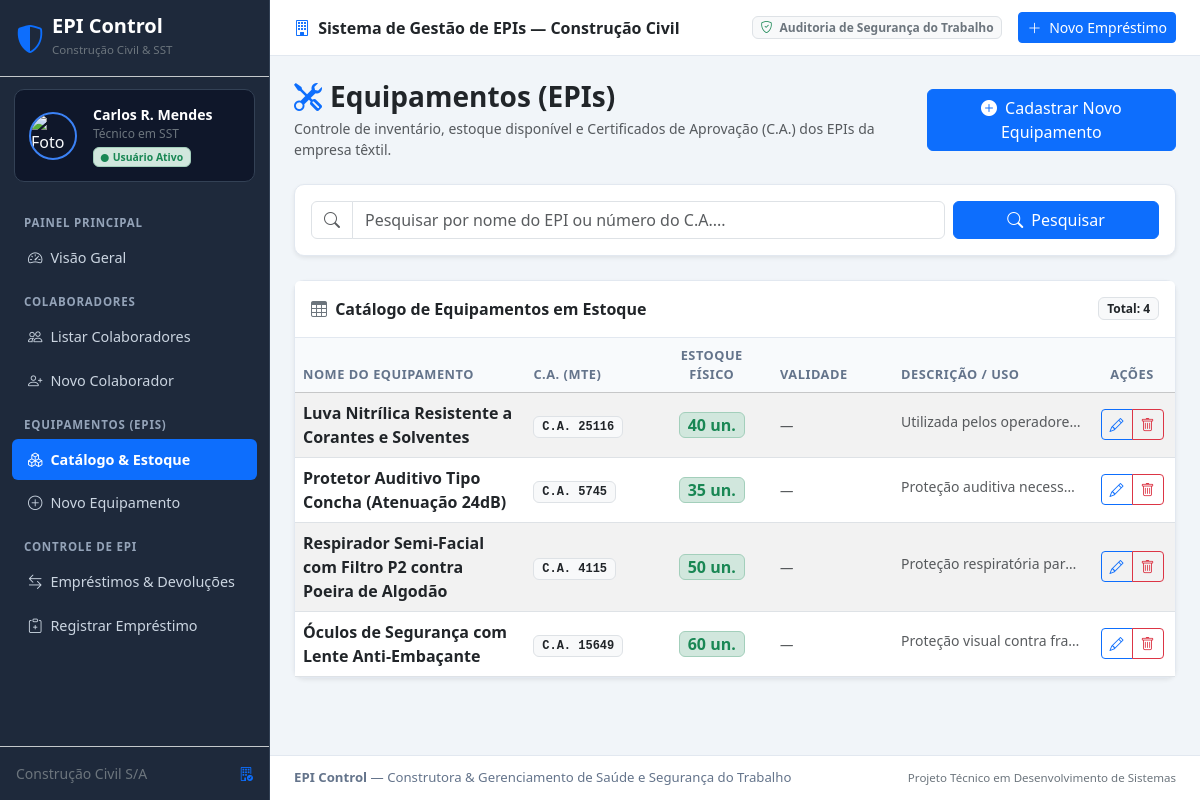
The app's page /equipamentos/, older data.
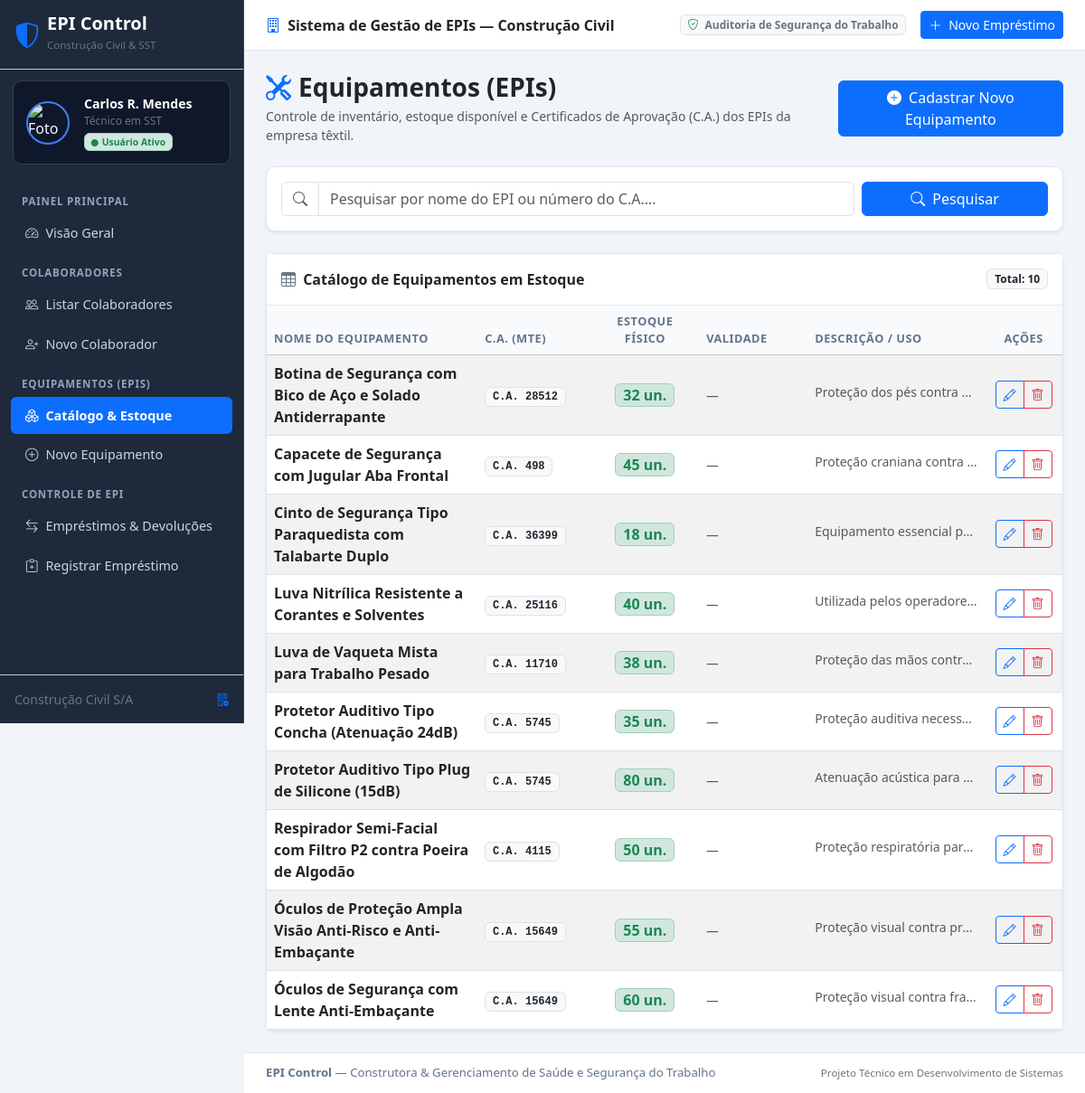
The same page, newer data.
### core/models.py (models this page shows, shortened)
class EPI(models.Model):
    nome = models.CharField(max_length=150, verbose_name="Nome do Equipamento")
    descricao = models.TextField(blank=True, null=True, verbose_name="Descrição")
    certificado_aprovacao = models.CharField(
        max_length=50,
        blank=True,
        null=True,
        verbose_name="Certificado de Aprovação (CA)",
        help_text="Número do C.A. emitido pelo Ministério do Trabalho."
    )
    quantidade_estoque = models.IntegerField(default=0, verbose_name="Quantidade em Estoque")
    validade = models.DateField(blank=True, null=True, verbose_name="Validade do Equipamento / C.A.")
    criado_em = models.DateTimeField(auto_now_add=True, verbose_name="Criado em")
    atualizado_em = models.DateTimeField(auto_now=True, verbose_name="Atualizado em")
    class Meta:
        verbose_name = "EPI"
        verbose_name_plural = "EPIs"
        ordering = ['nome']

### core/views.py (the view)
# urls.py: path('equipamentos/', views.epi_list, name='epi_list'),
def epi_list(request):
    termo_busca = request.GET.get('q', '').strip()
    if termo_busca:
        epis = EPI.objects.filter(
            Q(nome__icontains=termo_busca) |
            Q(certificado_aprovacao__icontains=termo_busca) |
            Q(descricao__icontains=termo_busca)
        )
    else:
        epis = EPI.objects.all()
    context = {
        'epis': epis,
        'termo_busca': termo_busca,
        'total_encontrados': epis.count(),
    }
    return render(request, 'equipamentos/epi_list.html', context)

### templates/equipamentos/epi_list.html (shortened to what the changed rows need)
{% extends 'base.html' %}
{% block content %}
<div class="d-flex flex-column flex-md-row justify-content-between align-items-md-center mb-4 gap-2">
    <div>
        <h2 class="h3 fw-bold text-dark mb-1">
            <i class="bi bi-tools text-primary me-2"></i>Equipamentos (EPIs)
        </h2>
    </div>
</div>
<div class="card shadow-sm">
    <div class="card-header bg-white py-3 d-flex justify-content-between align-items-center">
        <span class="fw-bold text-dark">
            <i class="bi bi-table me-1 text-secondary"></i> Catálogo de Equipamentos em Estoque
        </span>
        <span class="badge bg-light text-dark border">
            Total: {{ epis|length }}
        </span>
    </div>
    <div class="table-responsive">
        {% if epis %}
            <table class="table table-striped table-hover align-middle mb-0">
                <thead class="table-light">
                    <tr>
                        <th scope="col" style="width: 30%;">Nome do Equipamento</th>
                        <th scope="col" style="width: 15%;">C.A. (MTE)</th>
                        <th scope="col" style="width: 15%;" class="text-center">Estoque Físico</th>
                        <th scope="col" style="width: 15%;">Validade</th>
                        <th scope="col" style="width: 15%;">Descrição / Uso</th>
                        <th scope="col" style="width: 10%;" class="text-center">Ações</th>
                    </tr>
                </thead>
                <tbody>
                    {% for epi in epis %}
                        <tr>
                            <td>
                                <strong class="text-dark">{{ epi.nome }}</strong>
                            </td>
                            <td>
                                {% if epi.certificado_aprovacao %}
                                    <span class="badge bg-light text-dark border font-monospace">
                                        C.A. {{ epi.certificado_aprovacao }}
                                    </span>
                                {% else %}
                                    <span class="text-muted fst-italic small">Não informado</span>
                                {% endif %}
                            </td>
                            <td class="text-center">
                                {% if epi.quantidade_estoque > 0 %}
                                    <span class="badge bg-success-subtle text-success border border-success-subtle px-2 py-1 fs-6">
                                        {{ epi.quantidade_estoque }} un.
                                    </span>
                                {% else %}
                                    <span class="badge bg-danger-subtle text-danger border border-danger-subtle px-2 py-1">
                                        Esgotado (0)
                                    </span>
                                {% endif %}
                            </td>
                            <td>
                                {% if epi.validade %}
                                    <span class="small text-secondary">
                                        <i class="bi bi-calendar-event me-1"></i>{{ epi.validade|date:"d/m/Y" }}
                                    </span>
                                {% else %}
                                    <span class="text-muted fst-italic small">—</span>
                                {% endif %}
                            </td>
                            <td>
                                {% if epi.descricao %}
                                    <span class="small text-muted d-inline-block text-truncate" style="max-width: 180px;" title="{{ epi.descricao }}">
                                        {{ epi.descricao }}
                                    </span>
                                {% else %}
                                    <span class="text-muted fst-italic small">—</span>
                                {% endif %}
                            </td>
                            <td class="text-center">
                                <div class="btn-group btn-group-sm" role="group" aria-label="Ações do EPI">
                                    <a href="{% url 'epi_update' epi.pk %}"
                                       class="btn btn-outline-primary"
                                       title="Editar equipamento {{ epi.nome }}">
                                        <i class="bi bi-pencil"></i>
                                    </a>
                                    <button type="button"
                                            class="btn btn-outline-danger"
                                            data-bs-toggle="modal"
                                            data-bs-target="#modalExcluirEpi{{ epi.pk }}"
                                            title="Excluir equipamento {{ epi.nome }}">
                                        <i class="bi bi-trash"></i>
                                    </button>
                                </div>
                            </td>
                        </tr>
                    {% endfor %}
                </tbody>
            </table>
        {% endif %}
    </div>
</div>
{% endblock %}

Row changes from the older to the newer data that the page shows:
added EPI: nome "Botina de Segurança com Bico de Aço e Solado Antiderrapante", certificado_aprovacao "28512", quantidade_estoque "32", descricao "Proteção dos pés contra…"
added EPI: nome "Capacete de Segurança com Jugular Aba Frontal", certificado_aprovacao "498", quantidade_estoque "45", descricao "Proteção craniana contra…"
added EPI: nome "Cinto de Segurança Tipo Paraquedista com Talabarte Duplo", certificado_aprovacao "36399", quantidade_estoque "18", descricao "Equipamento essencial p…"
added EPI: nome "Luva de Vaqueta Mista para Trabalho Pesado", certificado_aprovacao "11710", quantidade_estoque "38", descricao "Proteção das mãos contr…"
added EPI: nome "Protetor Auditivo Tipo Plug de Silicone (15dB)", certificado_aprovacao "5745", quantidade_estoque "80", descricao "Atenuação acústica para…"
added EPI: nome "Óculos de Proteção Ampla Visão Anti-Risco e Anti-Embaçante", certificado_aprovacao "15649", quantidade_estoque "55", descricao "Proteção visual contra pr…"
Text that changed along with them:
{{ epis|length }}: "4" → "10"
